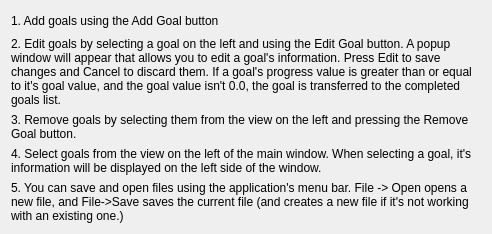
<?xml version="1.0" encoding="UTF-8"?>
<ui version="4.0">
 <class>HelpDialog</class>
 <widget class="QWidget" name="HelpDialog">
  <property name="geometry">
   <rect>
    <x>0</x>
    <y>0</y>
    <width>492</width>
    <height>234</height>
   </rect>
  </property>
  <property name="windowTitle">
   <string>Checkpoint Help</string>
  </property>
  <layout class="QVBoxLayout" name="verticalLayout">
   <item>
    <widget class="QLabel" name="add_goal_label">
     <property name="text">
      <string>1. Add goals using the Add Goal button</string>
     </property>
     <property name="wordWrap">
      <bool>true</bool>
     </property>
    </widget>
   </item>
   <item>
    <widget class="QLabel" name="edit_goal_label">
     <property name="text">
      <string>2. Edit goals by selecting a goal on the left and using the Edit Goal button. A popup window will appear that allows you to edit a goal's information. Press Edit to save changes and Cancel to discard them. If a goal's progress value is greater than or equal to it's goal value, and the goal value isn't 0.0, the goal is transferred to the completed goals list.</string>
     </property>
     <property name="wordWrap">
      <bool>true</bool>
     </property>
    </widget>
   </item>
   <item>
    <widget class="QLabel" name="remove_goal_label">
     <property name="text">
      <string>3. Remove goals by selecting them from the view on the left and pressing the Remove Goal button.</string>
     </property>
     <property name="wordWrap">
      <bool>true</bool>
     </property>
    </widget>
   </item>
   <item>
    <widget class="QLabel" name="select_goal_label">
     <property name="text">
      <string>4. Select goals from the view on the left of the main window. When selecting a goal, it's information will be displayed on the left side of the window.</string>
     </property>
     <property name="wordWrap">
      <bool>true</bool>
     </property>
    </widget>
   </item>
   <item>
    <widget class="QLabel" name="file_label">
     <property name="text">
      <string>5. You can save and open files using the application's menu bar. File -&gt; Open opens a new file, and File-&gt;Save saves the current file (and creates a new file if it's not working with an existing one.)</string>
     </property>
     <property name="wordWrap">
      <bool>true</bool>
     </property>
    </widget>
   </item>
  </layout>
 </widget>
 <resources/>
 <connections/>
</ui>
